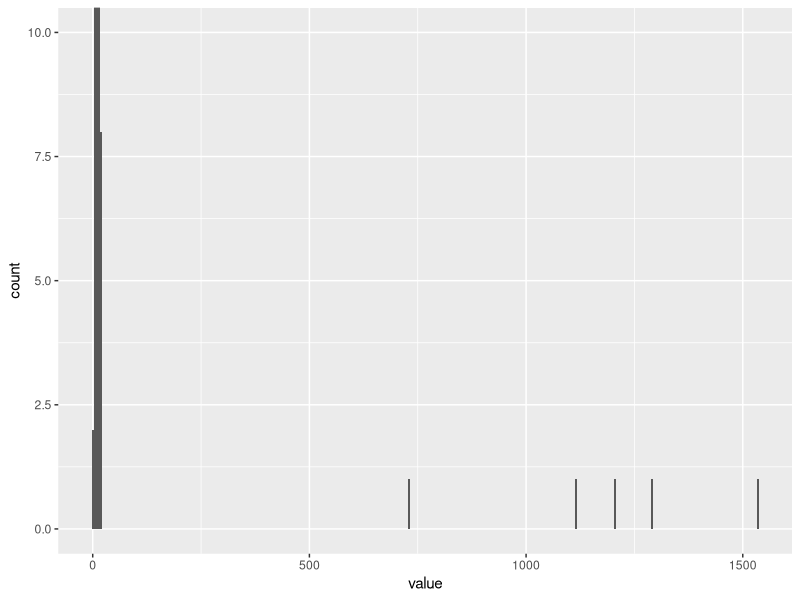

Write R code to recreate this figure.
## ---- chunk 1
library(tidyverse)
library(stringr)
library(forcats)
library(readxl)
library(knitr)
library(kableExtra) # striping
knitr::opts_chunk$set(echo = TRUE, comment = "")
## ---- chunk 2
dat <- read_excel("../data/ih-trial_results_20171020.xlsx", sheet = 1)
## ---- chunk 3
dat <- dat %>% 
  fill(sex, age, treatment)
## ---- chunk 4
dat <- dat %>% 
  mutate(subject = str_c("A", str_pad(subject, 3, "left", "0")))
## ---- chunk 5
dat %>%
  group_by(sex) %>%
  tally() %>% 
  kable(format = "html")
## ---- chunk 6
dat <- dat %>%
  mutate(sex = case_when(sex == "female nneutered" ~ "fn",
                         sex == "male entire" ~ "me",
                         sex == "MN" ~ "mn",
                         TRUE ~ sex))
## ---- chunk 7
dat <- dat %>% 
  separate(sex, c("sex", "neuter_status"), 1)
## ---- chunk 8
dat <- dat %>% 
  mutate(sex = fct_recode(sex, male = "m", female = "f"),
         neuter_status = fct_recode(neuter_status, neutered = "n", entire = "e"))

## ---- chunk 9
dat <- dat %>%
  mutate(age = case_when(
                    str_detect(age, "month") ~ parse_number(age) / 12,
                    TRUE ~ parse_number(age)))
## ---- chunk 10
dat <- dat %>%
  gather("week", "value", `week 1`:`week 4`) %>% 
  mutate(week = parse_number(week))
## ---- chunk 11
ggplot(dat, aes(x = value)) +
  geom_histogram(binwidth = 5) +
  coord_cartesian(ylim = c(0, 10))
## ---- chunk 12
dat %>% 
  filter(value > 50) %>% 
  select(subject, week, rep, value) %>% 
  kable(format = "html")
## ---- chunk 13

dat <- dat %>%
  mutate(value = case_when(subject == "A006" &
                             week == 1 &
                             rep == 2 ~         7.32,
                           
                           subject == "A012" &
                             week == 2 &
                             rep == 2 ~         11.16,
                           
                           subject == "A012" &
                             week == 3 &
                             rep == 1 ~         12.88,
                           
                           subject == "A003" &
                             week == 4 &
                             rep == 2 ~         12.05,
                           
                           subject == "A004" &
                             week == 4 &
                             rep == 1 ~         15.34,
                           
                           TRUE ~               value))
  
## ---- chunk 14
write_csv(dat, "../data/ih-trial_results_20171020_tidy.csv")
